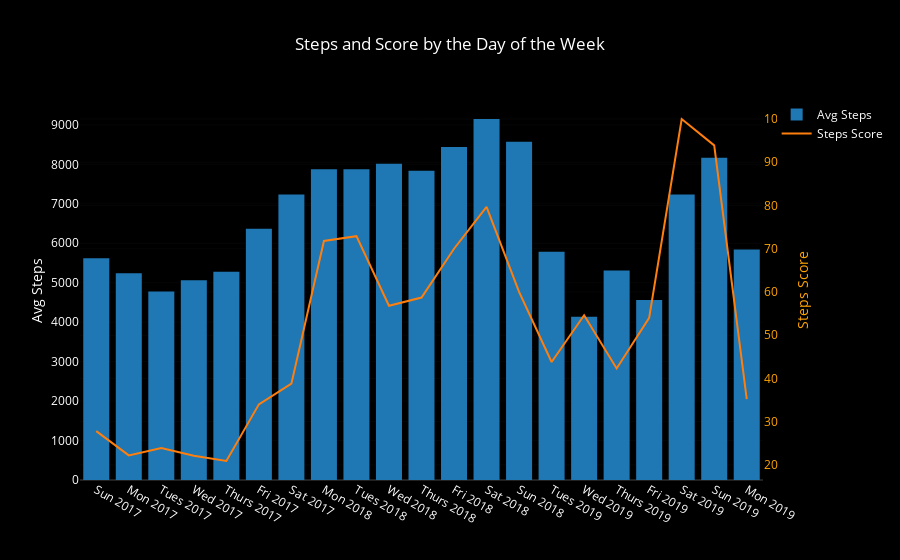

The notebook cell this image was saved under:
### Code cell
bars = go.Bar(x=dow_df.weekday_year, y=dow_df.mean_steps,
              name='Avg Steps', yaxis='y1')

score_line = go.Scatter(x=dow_df.weekday_year, y=dow_df.steps_score,
                        name='Steps Score', yaxis='y2')

layout = go.Layout({'plot_bgcolor': 'black', 'paper_bgcolor': 'black', 'font': {'color': 'white'},
                    'title': 'Steps and Score by the Day of the Week ', 'yaxis': {'title': 'Avg Steps'},
                    'yaxis2': {'title': 'Steps Score', 'titlefont': {'color': 'orange'},
                               'tickfont': {'color': 'orange'}, 'overlaying': 'y',
                               'side': 'right'},
                   'xaxis': {'type': '-'}})

data = [bars, score_line]
fig = go.Figure(data=data, layout=layout)
iplot(fig)

### Figure 1 — Plotly figure (JSON) as saved in the notebook; plotly's stock layout.template omitted (floating-point values rounded to 4 significant figures)
{"data": [{"name": "Avg Steps", "type": "bar", "uid": "aa21cff0-6725-479c-90a8-693d00988943", "x": ["Sun 2017", "Mon 2017", "Tues 2017", "Wed 2017", "Thurs 2017", "Fri 2017", "Sat 2017", "Mon 2018", "Tues 2018", "Wed 2018", "Thurs 2018", "Fri 2018", "Sat 2018", "Sun 2018", "Tues 2019", "Wed 2019", "Thurs 2019", "Fri 2019", "Sat 2019", "Sun 2019", "Mon 2019"], "y": [5620.0, 5239.0, 4778.0, 5062, 5277.0, 6368.0, 7233, 7878.0, 7876.0, 8015, 7836, 8439.0, 9149.0, 8573.0, 5783.0, 4139.0, 5307.0, 4560.0, 7238.0, 8167.0, 5844.0], "yaxis": "y"}, {"name": "Steps Score", "type": "scatter", "uid": "829adf70-f0d8-4c97-aab2-b39bc1030cd3", "x": ["Sun 2017", "Mon 2017", "Tues 2017", "Wed 2017", "Thurs 2017", "Fri 2017", "Sat 2017", "Mon 2018", "Tues 2018", "Wed 2018", "Thurs 2018", "Fri 2018", "Sat 2018", "Sun 2018", "Tues 2019", "Wed 2019", "Thurs 2019", "Fri 2019", "Sat 2019", "Sun 2019", "Mon 2019"], "y": [27.8, 22.2, 23.9, 22.1, 20.9, 34, 38.8, 71.8, 72.9, 56.8, 58.7, 70, 79.7, 60, 43.8, 54.6, 42.3, 54, 100, 93.9, 35.2], "yaxis": "y2"}], "layout": {"font": {"color": "white"}, "paper_bgcolor": "black", "plot_bgcolor": "black", "title": {"text": "Steps and Score by the Day of the Week "}, "xaxis": {"type": "-"}, "yaxis": {"title": {"text": "Avg Steps"}}, "yaxis2": {"overlaying": "y", "side": "right", "tickfont": {"color": "orange"}, "title": {"font": {"color": "orange"}, "text": "Steps Score"}}}}
